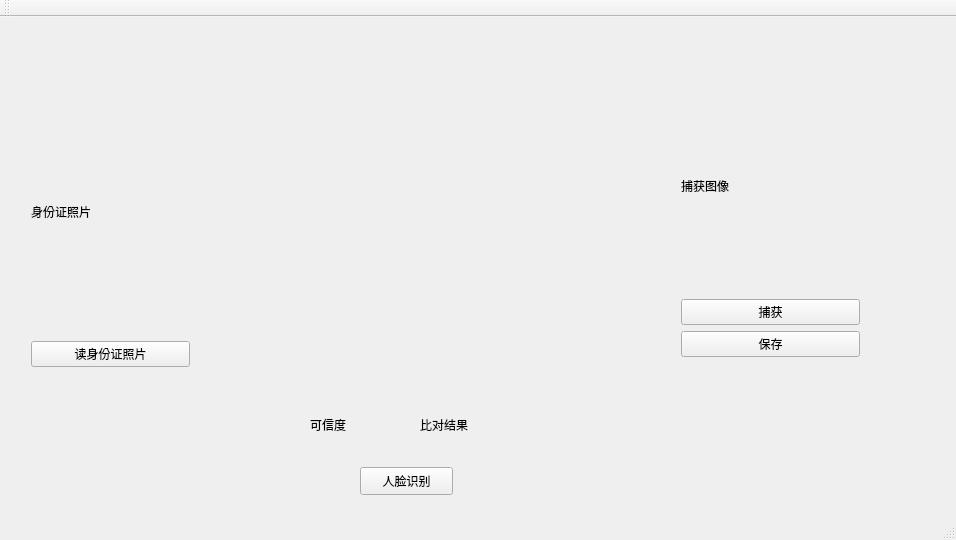
<?xml version="1.0" encoding="UTF-8"?>
<ui version="4.0">
 <class>MainWindow</class>
 <widget class="QMainWindow" name="MainWindow">
  <property name="geometry">
   <rect>
    <x>0</x>
    <y>0</y>
    <width>956</width>
    <height>540</height>
   </rect>
  </property>
  <property name="windowTitle">
   <string>MainWindow</string>
  </property>
  <widget class="QWidget" name="centralWidget">
   <widget class="QWidget" name="horizontalLayoutWidget">
    <property name="geometry">
     <rect>
      <x>270</x>
      <y>30</y>
      <width>371</width>
      <height>331</height>
     </rect>
    </property>
    <layout class="QHBoxLayout" name="cameraView"/>
   </widget>
   <widget class="QWidget" name="verticalLayoutWidget">
    <property name="geometry">
     <rect>
      <x>670</x>
      <y>50</y>
      <width>201</width>
      <height>301</height>
     </rect>
    </property>
    <layout class="QVBoxLayout" name="verticalLayout">
     <item>
      <widget class="QLabel" name="imageCapture">
       <property name="text">
        <string>捕获图像</string>
       </property>
      </widget>
     </item>
     <item>
      <widget class="QPushButton" name="btnCapture">
       <property name="text">
        <string>捕获</string>
       </property>
      </widget>
     </item>
     <item>
      <widget class="QPushButton" name="btnSave">
       <property name="text">
        <string>保存</string>
       </property>
      </widget>
     </item>
    </layout>
   </widget>
   <widget class="QWidget" name="verticalLayoutWidget_2">
    <property name="geometry">
     <rect>
      <x>20</x>
      <y>60</y>
      <width>181</width>
      <height>301</height>
     </rect>
    </property>
    <layout class="QVBoxLayout" name="verticalLayout_2">
     <item>
      <widget class="QLabel" name="imageIDPhoto">
       <property name="text">
        <string>身份证照片</string>
       </property>
      </widget>
     </item>
     <item>
      <widget class="QPushButton" name="btnReadID">
       <property name="text">
        <string>读身份证照片</string>
       </property>
      </widget>
     </item>
    </layout>
   </widget>
   <widget class="QPushButton" name="btnFaceRecognition">
    <property name="geometry">
     <rect>
      <x>360</x>
      <y>450</y>
      <width>93</width>
      <height>28</height>
     </rect>
    </property>
    <property name="text">
     <string>人脸识别</string>
    </property>
   </widget>
   <widget class="QLabel" name="label">
    <property name="geometry">
     <rect>
      <x>310</x>
      <y>400</y>
      <width>72</width>
      <height>15</height>
     </rect>
    </property>
    <property name="text">
     <string>可信度</string>
    </property>
   </widget>
   <widget class="QLabel" name="lblConfidence">
    <property name="geometry">
     <rect>
      <x>420</x>
      <y>400</y>
      <width>72</width>
      <height>15</height>
     </rect>
    </property>
    <property name="text">
     <string>比对结果</string>
    </property>
   </widget>
  </widget>
  <widget class="QMenuBar" name="menuBar">
   <property name="geometry">
    <rect>
     <x>0</x>
     <y>0</y>
     <width>956</width>
     <height>26</height>
    </rect>
   </property>
  </widget>
  <widget class="QToolBar" name="mainToolBar">
   <attribute name="toolBarArea">
    <enum>TopToolBarArea</enum>
   </attribute>
   <attribute name="toolBarBreak">
    <bool>false</bool>
   </attribute>
  </widget>
  <widget class="QStatusBar" name="statusBar"/>
 </widget>
 <layoutdefault spacing="6" margin="11"/>
 <resources/>
 <connections/>
</ui>
